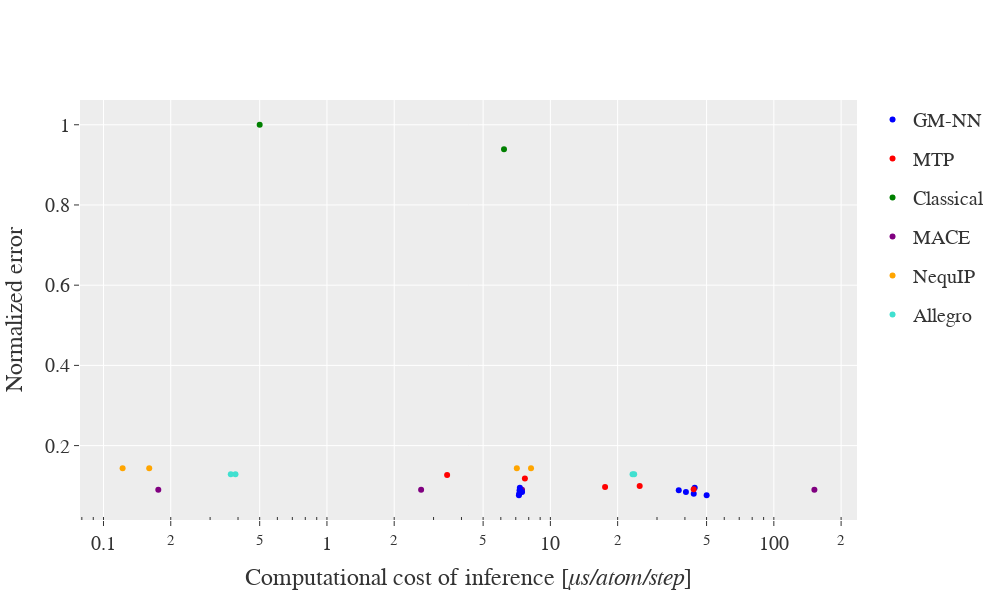

Notebook code cell kept with this figure:
### Code cell
import plotly.graph_objects as go
#from colorhash import ColorHash

fig = go.Figure(data=[])

i=0 # index for trace
traces=[] 
for engine in df['Engine'].unique():
    for suite in df['MD Suite'].unique():
        for kind in df['Type'].unique():
            subset=df.query('Type==@kind & Engine==@engine & `MD Suite`==@suite')
            if len(subset)>=1:
                i+=1
                fig.add_trace(go.Scatter(
                    x=subset['Cost'],
                    y=subset['Normalized error'],
                    mode='markers',
                    name=kind,
                    text=subset['Model']+'<br>'+'Engine: '+subset['MD Suite']+'-'+subset['Engine'],
                    #textposition="center bottom",
                    hovertemplate="%{text}"+"<br>Computational cost: %{x} μs"+"<br>Normalized error: %{y}",
                    legendgroup=kind,
                    marker={'color':subset['Colour']},
                    #legendgrouptitle=kind,
                    #yaxis=subset['y axes'].unique()[0],
                ))
                trace={
                    'Trace': i,
                    'Type': kind,
                    'Engine': engine,
                    'MD Suite': suite,
                }
                traces.append(trace)

traces=pd.DataFrame(traces) # convert list of dictionaries to DataFrame

# Add annotation
fig.update_xaxes(title_text='Computational cost of inference [<i>μs/atom/step</i>]',type="log",minor_ticks='inside')
fig.update_layout(yaxis={'title':'Normalized error'},
                font_family="Serif",font_size=20,
                template='ggplot2',
                width=1000,
                height=600) #,'position':0

names=set()
fig.for_each_trace(
    lambda trace:
        trace.update(showlegend=False)
        if (trace.name in names) else names.add(trace.name))

### Figure 1 — Plotly figure (JSON) as saved in the notebook; plotly's stock layout.template omitted (floating-point values rounded to 4 significant figures)
{"data": [{"hovertemplate": "%{text}<br>Computational cost: %{x} μs<br>Normalized error: %{y}", "legendgroup": "GM-NN", "marker": {"color": ["blue", "blue", "blue", "blue", "blue"]}, "mode": "markers", "name": "GM-NN", "text": ["593-512-512-1<br>Engine: LAMMPS-CPU", "593-128-128-1<br>Engine: LAMMPS-CPU", "593-32-32-1<br>Engine: LAMMPS-CPU", "360-512-512-1<br>Engine: LAMMPS-CPU", "910-512-512-1<br>Engine: LAMMPS-CPU"], "type": "scatter", "x": [43.81, 40.42, 37.54, 44.25, 50.04], "y": [0.07977, 0.0845, 0.08864, 0.09512, 0.07621]}, {"hovertemplate": "%{text}<br>Computational cost: %{x} μs<br>Normalized error: %{y}", "legendgroup": "MTP", "marker": {"color": ["red", "red", "red", "red", "red"]}, "mode": "markers", "name": "MTP", "text": ["lev16<br>Engine: LAMMPS-CPU", "lev20<br>Engine: LAMMPS-CPU", "lev24<br>Engine: LAMMPS-CPU", "lev26<br>Engine: LAMMPS-CPU", "lev28<br>Engine: LAMMPS-CPU"], "type": "scatter", "x": [3.45, 7.69, 17.57, 25.1, 43.78], "y": [0.127, 0.1182, 0.09703, 0.09907, 0.09132]}, {"hovertemplate": "%{text}<br>Computational cost: %{x} μs<br>Normalized error: %{y}", "legendgroup": "Classical", "marker": {"color": ["green", "green"]}, "mode": "markers", "name": "Classical", "text": [" EAM<br>Engine: LAMMPS-CPU", " MEAM<br>Engine: LAMMPS-CPU"], "type": "scatter", "x": [0.5, 6.2], "y": [1, 0.939]}, {"hovertemplate": "%{text}<br>Computational cost: %{x} μs<br>Normalized error: %{y}", "legendgroup": "MACE", "marker": {"color": ["purple"]}, "mode": "markers", "name": "MACE", "text": ["Standard<br>Engine: LAMMPS-CPU"], "type": "scatter", "x": [151.9], "y": [0.08998]}, {"hovertemplate": "%{text}<br>Computational cost: %{x} μs<br>Normalized error: %{y}", "legendgroup": "NequIP", "marker": {"color": ["orange"]}, "mode": "markers", "name": "NequIP", "text": ["Standard<br>Engine: LAMMPS-CPU"], "type": "scatter", "x": [7.077], "y": [0.1434]}, {"hovertemplate": "%{text}<br>Computational cost: %{x} μs<br>Normalized error: %{y}", "legendgroup": "Allegro", "marker": {"color": ["turquoise"]}, "mode": "markers", "name": "Allegro", "text": ["Standard<br>Engine: LAMMPS-CPU"], "type": "scatter", "x": [23.32], "y": [0.1285]}, {"hovertemplate": "%{text}<br>Computational cost: %{x} μs<br>Normalized error: %{y}", "legendgroup": "MACE", "marker": {"color": ["purple"]}, "mode": "markers", "name": "MACE", "showlegend": false, "text": ["Standard<br>Engine: ASE-CPU"], "type": "scatter", "x": [7.465], "y": [0.08998]}, {"hovertemplate": "%{text}<br>Computational cost: %{x} μs<br>Normalized error: %{y}", "legendgroup": "NequIP", "marker": {"color": ["orange"]}, "mode": "markers", "name": "NequIP", "showlegend": false, "text": ["Standard<br>Engine: ASE-CPU"], "type": "scatter", "x": [8.191], "y": [0.1434]}, {"hovertemplate": "%{text}<br>Computational cost: %{x} μs<br>Normalized error: %{y}", "legendgroup": "Allegro", "marker": {"color": ["turquoise"]}, "mode": "markers", "name": "Allegro", "showlegend": false, "text": ["Standard<br>Engine: ASE-CPU"], "type": "scatter", "x": [23.71], "y": [0.1285]}, {"hovertemplate": "%{text}<br>Computational cost: %{x} μs<br>Normalized error: %{y}", "legendgroup": "GM-NN", "marker": {"color": ["blue", "blue", "blue", "blue", "blue"]}, "mode": "markers", "name": "GM-NN", "showlegend": false, "text": ["593-512-512-1<br>Engine: LAMMPS-GPU", "593-128-128-1<br>Engine: LAMMPS-GPU", "593-32-32-1<br>Engine: LAMMPS-GPU", "360-512-512-1<br>Engine: LAMMPS-GPU", "910-512-512-1<br>Engine: LAMMPS-GPU"], "type": "scatter", "x": [7.25, 7.47, 7.28, 7.3, 7.23], "y": [0.07977, 0.0845, 0.08864, 0.09512, 0.07621]}, {"hovertemplate": "%{text}<br>Computational cost: %{x} μs<br>Normalized error: %{y}", "legendgroup": "MACE", "marker": {"color": ["purple"]}, "mode": "markers", "name": "MACE", "showlegend": false, "text": ["Standard<br>Engine: LAMMPS-GPU"], "type": "scatter", "x": [2.639], "y": [0.08998]}, {"hovertemplate": "%{text}<br>Computational cost: %{x} μs<br>Normalized error: %{y}", "legendgroup": "NequIP", "marker": {"color": ["orange"]}, "mode": "markers", "name": "NequIP", "showlegend": false, "text": ["Standard<br>Engine: LAMMPS-GPU"], "type": "scatter", "x": [0.1218], "y": [0.1434]}, {"hovertemplate": "%{text}<br>Computational cost: %{x} μs<br>Normalized error: %{y}", "legendgroup": "Allegro", "marker": {"color": ["turquoise"]}, "mode": "markers", "name": "Allegro", "showlegend": false, "text": ["Standard<br>Engine: LAMMPS-GPU"], "type": "scatter", "x": [0.3713], "y": [0.1285]}, {"hovertemplate": "%{text}<br>Computational cost: %{x} μs<br>Normalized error: %{y}", "legendgroup": "MACE", "marker": {"color": ["purple"]}, "mode": "markers", "name": "MACE", "showlegend": false, "text": ["Standard<br>Engine: ASE-GPU"], "type": "scatter", "x": [0.1759], "y": [0.08998]}, {"hovertemplate": "%{text}<br>Computational cost: %{x} μs<br>Normalized error: %{y}", "legendgroup": "NequIP", "marker": {"color": ["orange"]}, "mode": "markers", "name": "NequIP", "showlegend": false, "text": ["Standard<br>Engine: ASE-GPU"], "type": "scatter", "x": [0.1602], "y": [0.1434]}, {"hovertemplate": "%{text}<br>Computational cost: %{x} μs<br>Normalized error: %{y}", "legendgroup": "Allegro", "marker": {"color": ["turquoise"]}, "mode": "markers", "name": "Allegro", "showlegend": false, "text": ["Standard<br>Engine: ASE-GPU"], "type": "scatter", "x": [0.3896], "y": [0.1285]}], "layout": {"font": {"family": "Serif", "size": 20}, "height": 600, "width": 1000, "xaxis": {"minor": {"ticks": "inside"}, "title": {"text": "Computational cost of inference [<i>μs/atom/step</i>]"}, "type": "log"}, "yaxis": {"title": {"text": "Normalized error"}}}}
